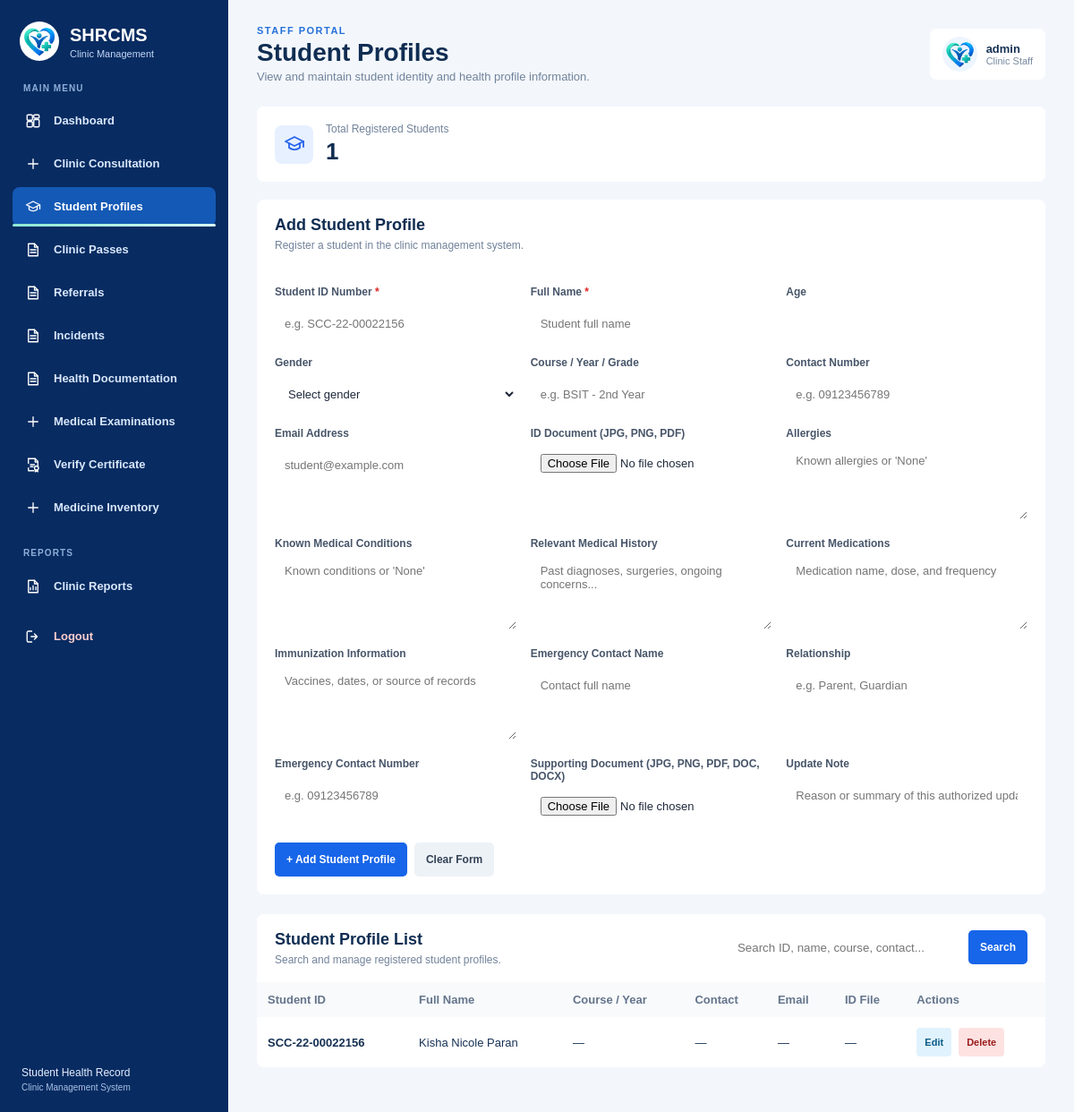
The app's page /php/Staff_Dashboard/student_profiles.php (signed in) with its own data.
### tables this page shows
CREATE TABLE `students` (
  `id` int NOT NULL,
  `student_id_no` varchar(50) NOT NULL,
  `fullname` varchar(100) NOT NULL,
  `age` int DEFAULT NULL,
  `gender` varchar(20) DEFAULT NULL,
  `course_year` varchar(50) DEFAULT NULL,
  `contact` varchar(20) DEFAULT NULL,
  `allergies` text,
  `known_conditions` text,
  `created_at` timestamp NOT NULL DEFAULT CURRENT_TIMESTAMP,
  `user_id` int DEFAULT NULL,
  `email` varchar(100) DEFAULT NULL,
  `id_document` varchar(255) DEFAULT NULL,
  `password` varchar(255) DEFAULT NULL,
  `medical_history` text,
  `current_medications` text,
  `immunization_information` text,
  `emergency_contact_name` varchar(100) DEFAULT NULL,
  `emergency_contact_relationship` varchar(50) DEFAULT NULL,
  `emergency_contact_number` varchar(20) DEFAULT NULL
);

### php/Staff_Dashboard/student_profiles.php (the view, shortened to what this page needs)
<?php
require_once __DIR__ . '/../db.php';
$conn->set_charset('utf8mb4');
$username = $_SESSION['admin_username'] ?? 'Clinic Staff';
function e($value): string
{
    return htmlspecialchars((string)($value ?? ''), ENT_QUOTES, 'UTF-8');
}
$search = trim((string)($_GET['search'] ?? ''));
$editing = null;
$sql = 'SELECT id, student_id_no, fullname, age, gender, course_year, contact, email, allergies, known_conditions, id_document, created_at FROM students';
$sql .= ' ORDER BY fullname ASC';
$listStmt = $conn->prepare($sql);
$listStmt->execute();
$studentResult = $listStmt->get_result();
$countResult = $conn->query('SELECT COUNT(*) AS total FROM students');
$totalStudents = (int)($countResult->fetch_assoc()['total'] ?? 0);
?>
<!DOCTYPE html>
<html lang="en">
<head>
    <link rel="stylesheet" href="../../css/style.css?v=20261114-icons">
    <link rel="stylesheet" href="../../css/staff-dashboard.css?v=20261119-student-profiles">
</head>
<body class="staff-dashboard-body">
    <aside class="staff-sidebar">
        <a href="staff_dashboard.php" class="staff-brand">
            <img src="../../image/logo2.png" alt="SHRCMS Logo">
            <div><h2>SHRCMS</h2><p>Clinic Management</p></div>
        </a>
        <p class="sidebar-label">MAIN MENU</p>
        <nav class="staff-nav">
            <a href="staff_dashboard.php"><span><img class="ui-icon" src="../../image/icon-dashboard.svg" alt="" aria-hidden="true"></span> Dashboard</a>
            <a href="clinic_consultation.php"><span><img class="ui-icon" src="../../image/icon-medical.svg" alt="" aria-hidden="true"></span> Clinic Consultation</a>
            <a href="student_profiles.php" class="active"><span><img class="ui-icon" src="../../image/icon-student.svg" alt="" aria-hidden="true"></span> Student Profiles</a>
            <a href="clinic_operations.php?view=passes"><span><img class="ui-icon" src="../../image/icon-document.svg" alt="" aria-hidden="true"></span> Clinic Passes</a>
            <a href="clinic_operations.php?view=referrals"><span><img class="ui-icon" src="../../image/icon-document.svg" alt="" aria-hidden="true"></span> Referrals</a>
            <a href="clinic_operations.php?view=incidents"><span><img class="ui-icon" src="../../image/icon-document.svg" alt="" aria-hidden="true"></span> Incidents</a>
            <a href="health_documentation.php"><span><img class="ui-icon" src="../../image/icon-document.svg" alt="" aria-hidden="true"></span> Health Documentation</a>
            <a href="medical_examinations.php"><span><img class="ui-icon" src="../../image/icon-medical.svg" alt="" aria-hidden="true"></span> Medical Examinations</a>
            <a href="scan_medical_certificate.php"><span><img class="ui-icon" src="../../image/icon-certificate.svg" alt="" aria-hidden="true"></span> Verify Certificate</a>
            <a href="medicine_inventory.php"><span><img class="ui-icon" src="../../image/icon-medical.svg" alt="" aria-hidden="true"></span> Medicine Inventory</a>
            <p class="sidebar-label">REPORTS</p>
            <a href="clinic_reports.php"><span><img class="ui-icon" src="../../image/icon-reports.svg" alt="" aria-hidden="true"></span> Clinic Reports</a>
            <a href="../logout.php" class="logout-link"><span><img class="ui-icon" src="../../image/icon-logout.svg" alt="" aria-hidden="true"></span> Logout</a>
        </nav>
        <div class="sidebar-bottom"><p>Student Health Record</p><small>Clinic Management System</small></div>
    </aside>
    <main class="staff-main">
        <header class="staff-header">
            <div>
                <p class="page-eyebrow">STAFF PORTAL</p>
                <h1>Student Profiles</h1>
                <p class="header-subtitle">View and maintain student identity and health profile information.</p>
            </div>
            <div class="staff-user">
                <img src="../../image/logo2.png" alt="Staff profile">
                <div><strong><?= e($username) ?></strong><span>Clinic Staff</span></div>
            </div>
        </header>
        <section class="sp-summary">
            <div class="module-icon blue"><img class="ui-icon" src="../../image/icon-student.svg" alt="" aria-hidden="true"></div>
            <div><p>Total Registered Students</p><h2><?= number_format($totalStudents) ?></h2></div>
        </section>
        <section class="sp-panel" id="student-profile-form">
            <div class="sp-panel-heading">
                <div><h2><?= $editing ? 'Edit Student Profile' : 'Add Student Profile' ?></h2><p><?= $editing ? 'Update the selected student record.' : 'Register a student in the clinic management system.' ?></p></div>
            </div>
            <form method="POST" action="student_profiles.php" enctype="multipart/form-data" class="sp-form">
                <div class="sp-form-grid">
                    <div class="sp-field"><label for="student_id_no">Student ID Number <span>*</span></label><input id="student_id_no" name="student_id_no" maxlength="50" required value="<?= e($editing['student_id_no'] ?? '') ?>" placeholder="e.g. SCC-22-00022156"></div>
                    <div class="sp-field"><label for="fullname">Full Name <span>*</span></label><input id="fullname" name="fullname" maxlength="100" required value="<?= e($editing['fullname'] ?? '') ?>" placeholder="Student full name"></div>
                    <div class="sp-field"><label for="age">Age</label><input id="age" name="age" type="number" min="1" max="150" value="<?= e($editing['age'] ?? '') ?>"></div>
                    <div class="sp-field"><label for="gender">Gender</label><select id="gender" name="gender"><option value="">Select gender</option></select></div>
                    <div class="sp-field"><label for="course_year">Course / Year / Grade</label><input id="course_year" name="course_year" maxlength="50" value="<?= e($editing['course_year'] ?? '') ?>" placeholder="e.g. BSIT - 2nd Year"></div>
                    <div class="sp-field"><label for="contact">Contact Number</label><input id="contact" name="contact" maxlength="20" value="<?= e($editing['contact'] ?? '') ?>" placeholder="e.g. 09123456789"></div>
                    <div class="sp-field"><label for="email">Email Address</label><input id="email" name="email" type="email" maxlength="100" value="<?= e($editing['email'] ?? '') ?>" placeholder="student@example.com"></div>
                    <div class="sp-field"><label for="id_document">ID Document (JPG, PNG, PDF)</label><input id="id_document" name="id_document" type="file" accept=".jpg,.jpeg,.png,.pdf"></div>
                    <div class="sp-field sp-field-wide"><label for="allergies">Allergies</label><textarea id="allergies" name="allergies" rows="3" maxlength="2000" placeholder="Known allergies or 'None'"><?= e($editing['allergies'] ?? '') ?></textarea></div>
                    <div class="sp-field sp-field-wide"><label for="known_conditions">Known Medical Conditions</label><textarea id="known_conditions" name="known_conditions" rows="3" maxlength="3000" placeholder="Known conditions or 'None'"><?= e($editing['known_conditions'] ?? '') ?></textarea></div>
                    <div class="sp-field sp-field-wide"><label for="medical_history">Relevant Medical History</label><textarea id="medical_history" name="medical_history" rows="4" maxlength="5000" placeholder="Past diagnoses, surgeries, ongoing concerns..."><?= e($editing['medical_history'] ?? '') ?></textarea></div>
                    <div class="sp-field sp-field-wide"><label for="current_medications">Current Medications</label><textarea id="current_medications" name="current_medications" rows="3" maxlength="3000" placeholder="Medication name, dose, and frequency"><?= e($editing['current_medications'] ?? '') ?></textarea></div>
                    <div class="sp-field sp-field-wide"><label for="immunization_information">Immunization Information</label><textarea id="immunization_information" name="immunization_information" rows="3" maxlength="3000" placeholder="Vaccines, dates, or source of records"><?= e($editing['immunization_information'] ?? '') ?></textarea></div>
                    <div class="sp-field"><label for="emergency_contact_name">Emergency Contact Name</label><input id="emergency_contact_name" name="emergency_contact_name" maxlength="100" value="<?= e($editing['emergency_contact_name'] ?? '') ?>" placeholder="Contact full name"></div>
                    <div class="sp-field"><label for="emergency_contact_relationship">Relationship</label><input id="emergency_contact_relationship" name="emergency_contact_relationship" maxlength="50" value="<?= e($editing['emergency_contact_relationship'] ?? '') ?>" placeholder="e.g. Parent, Guardian"></div>
                    <div class="sp-field"><label for="emergency_contact_number">Emergency Contact Number</label><input id="emergency_contact_number" name="emergency_contact_number" maxlength="20" value="<?= e($editing['emergency_contact_number'] ?? '') ?>" placeholder="e.g. 09123456789"></div>
                    <div class="sp-field sp-field-wide"><label for="supporting_document">Supporting Document (JPG, PNG, PDF, DOC, DOCX)</label><input id="supporting_document" name="supporting_document" type="file" accept=".jpg,.jpeg,.png,.pdf,.doc,.docx"></div>
                    <div class="sp-field sp-field-wide"><label for="change_note">Update Note</label><input id="change_note" name="change_note" maxlength="255" value="" placeholder="Reason or summary of this authorized update"></div>
                </div>
                <div class="sp-form-actions"><button type="submit" class="sp-button sp-button-primary"><?= $editing ? 'Save Changes' : '+ Add Student Profile' ?></button><?php if (!$editing): ?><button type="reset" class="sp-button sp-button-light">Clear Form</button><?php endif; ?></div>
            </form>
        </section>
        <section class="sp-panel">
            <div class="sp-panel-heading sp-list-heading">
                <div><h2>Student Profile List</h2><p>Search and manage registered student profiles.</p></div>
                <form class="sp-search" method="GET" action="student_profiles.php">
                    <input type="search" name="search" value="<?= e($search) ?>" placeholder="Search ID, name, course, contact..." aria-label="Search student profiles">
                    <button type="submit" class="sp-button sp-button-primary">Search</button>
                </form>
            </div>
            <div class="sp-table-wrap">
                <table class="sp-table">
                    <thead><tr><th>Student ID</th><th>Full Name</th><th>Course / Year</th><th>Contact</th><th>Email</th><th>ID File</th><th>Actions</th></tr></thead>
                    <tbody>
                    <?php if ($studentResult->num_rows > 0): ?>
                        <?php while ($student = $studentResult->fetch_assoc()): ?>
                            <tr>
                                <td><strong><?= e($student['student_id_no']) ?></strong></td>
                                <td><?= e($student['fullname']) ?></td>
                                <td><?= e($student['course_year'] ?: '—') ?></td>
                                <td><?= e($student['contact'] ?: '—') ?></td>
                                <td><?= e($student['email'] ?: '—') ?></td>
                                <td><?php if (!empty($student['id_document'])): ?><a href="../../<?= e($student['id_document']) ?>" target="_blank">View File</a><?php else: ?>—<?php endif; ?></td>
                                <td><div class="sp-row-actions"><a class="sp-edit" href="student_profiles.php?edit=<?= (int)$student['id'] ?>#student-profile-form">Edit</a><form method="POST" action="student_profiles.php" onsubmit="return confirm('Delete this student profile? This cannot be undone.');"><button type="submit" class="sp-delete">Delete</button></form></div></td>
                            </tr>
                        <?php endwhile; ?>
                    <?php else: ?>
                        <tr><td colspan="7" class="sp-empty">No student profiles found<?= $search !== '' ? ' for this search.' : '.' ?></td></tr>
                    <?php endif; ?>
                    </tbody>
                </table>
            </div>
        </section>
    </main>
</body>
</html>

### css/style.css (style rules this page uses)
:root { --emerald-900: #081b2d; --emerald-800: #102f4f; --emerald-700: #1b4b87; --emerald-600: #2d6fe8; --emerald-500: #66b2ff; --emerald-100: #edf7ff; --emerald-50: #f7fbff; --tea-100: #dfeeff; --mint-100: #d9eeff; --white: #ffffff; --soft: #eef7ff; --text: #213f67; --muted: #5c7390; --shadow: 0 28px 70px rgba(7, 18, 32, 0.18); }
* { margin: 0; padding: 0; box-sizing: border-box; }
html { scroll-behavior: smooth; }
body { font-family: Arial, Helvetica, sans-serif; background: radial-gradient(ellipse at top left, rgba(120, 185, 255, 0.24), transparent 24%), radial-gradient(ellipse at bottom right, rgba(64, 140, 255, 0.18), transparent 28%), linear-gradient(180deg, #edf5ff 0%, #dfeeff 22%, #edf5ff 100%); color: var(--emerald-900); }
img { max-width: 100%; display: block; }
.ui-icon { display: inline-block; flex: 0 0 auto; width: 18px; height: 18px; object-fit: contain; vertical-align: middle; }
.admin-sidebar .ui-icon, .staff-sidebar .ui-icon { filter: brightness(0) invert(1); }
a { text-decoration: none; }
nav { display: flex; align-items: center; gap: 34px; }
nav a { position: relative; text-decoration: none; color: rgba(240, 255, 252, 0.82); font-size: 13px; font-weight: 700; padding: 10px 0; transition: color 0.2s ease; }
nav a:hover, nav a.active { color: #8DE8D4; }
nav a.active::after { content: ""; position: absolute; left: 0; bottom: 0; width: 100%; height: 3px; background: linear-gradient(90deg, #8DE8D4, #D8FFF5); border-radius: 10px; }
html body *:not(#shrcms-border-reset), html body *:not(#shrcms-border-reset)::before, html body *:not(#shrcms-border-reset)::after { border: none !important; }

### records on screen
students: student_id_no "SCC-22-00022156", fullname "Kisha Nicole Paran", course_year "—", contact "—", email "—"

### other values on screen
$username "admin"
$totalStudents "1"
